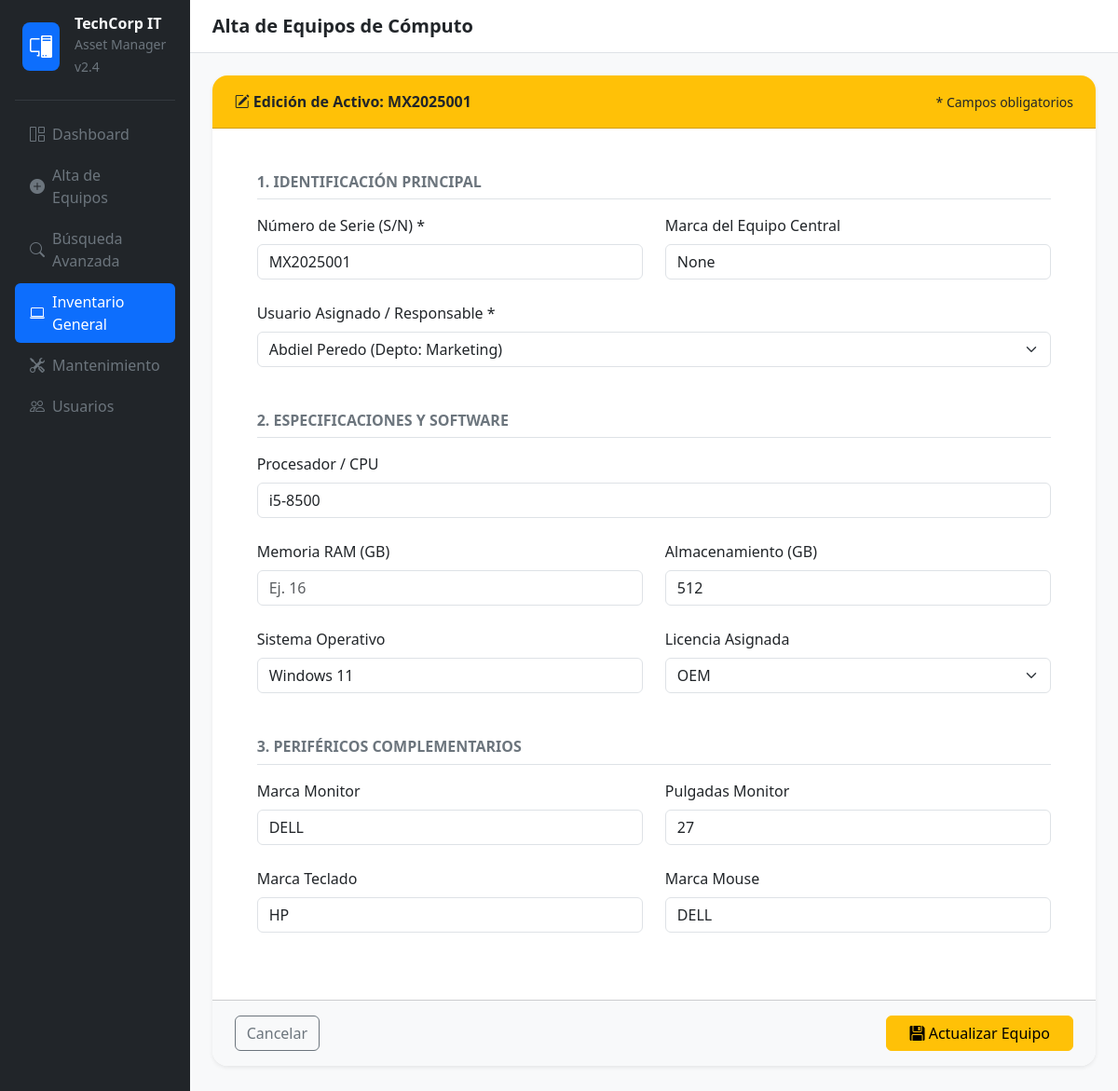
/editar/MX2025001, run on the app's committed database.
### tables this page shows
CREATE TABLE "Stock" (
	"id_stock"	INTEGER NOT NULL,
	"marca_monitor"	TEXT,
	"pulgadas_monitor"	INTEGER,
	"marca_teclado"	TEXT,
	"marca_mouse"	TEXT,
	"SN_equipo"	TEXT,
	"marca_equipo"	TEXT,
	"ram_equipo"	INTEGER,
	"almacenamiento_equipo"	INTEGER,
	"procesador_equipo"	TEXT,
	"SO_equipo"	TEXT,
	"id_usuario"	INTEGER NOT NULL,
	"id_licencia"	INTEGER,
	PRIMARY KEY("id_stock"),
	FOREIGN KEY("id_licencia") REFERENCES "Licencia"("id_licencia"),
	FOREIGN KEY("id_usuario") REFERENCES "Usuario"("id_usuario")
);

CREATE TABLE "Usuario" (
	"id_usuario"	INTEGER NOT NULL,
	"nombre"	TEXT NOT NULL,
	"apellido_paterno"	TEXT NOT NULL,
	"apellido_materno"	TEXT NOT NULL,
	"edad"	INTEGER NOT NULL,
	"departamento"	TEXT NOT NULL,
	PRIMARY KEY("id_usuario")
);

CREATE TABLE "Licencia" (
	"id_licencia"	INTEGER NOT NULL,
	"tipo_licencia"	TEXT NOT NULL,
	"expiracion_anios"	INTEGER NOT NULL,
	PRIMARY KEY("id_licencia")
);

### app.py (the view)
@app.route('/editar/<sn_equipo>')
def editar_equipo(sn_equipo):
    conn = get_db_connection()
    equipo = conn.execute('SELECT * FROM Stock WHERE SN_equipo = ?', (sn_equipo,)).fetchone()
    usuarios = conn.execute('SELECT id_usuario, nombre, apellido_paterno, departamento FROM Usuario').fetchall()
    licencias = conn.execute('SELECT id_licencia, tipo_licencia FROM Licencia').fetchall()
    conn.close()
    return render_template('alta_equipos.html', equipo=equipo, usuarios=usuarios, licencias=licencias, active_page='inventario')

### app.py (called while the page is built)
def get_db_connection():
    conn = sqlite3.connect(DB_PATH)
    conn.row_factory = sqlite3.Row
    return conn

### templates/alta_equipos.html (shortened to what this page needs)
{% extends 'base.html' %}
{% block page_title %}Alta de Equipos de Cómputo{% endblock %}
{% block content %}
<form action="/api/equipo" method="POST" class="needs-validation">
  <div class="card border-0 shadow-sm rounded-4 overflow-hidden mb-4">
    <div class="card-header {% if equipo %}bg-warning{% else %}bg-primary{% endif %} text-dark p-3 px-4 d-flex justify-content-between align-items-center">
      <span class="fw-bold fs-6">
        <i class="bi {% if equipo %}bi-pencil-square{% else %}bi-shield-check{% endif %}"></i>
        {% if equipo %}Edición de Activo: {{ equipo.SN_equipo }}{% else %}Registro de Nuevo Activo{% endif %}
      </span>
      <small class="text-dark-50">* Campos obligatorios</small>
    </div>
    <div class="card-body p-4 p-md-5">
      <div class="mb-5">
        <h6 class="fw-bold text-secondary text-uppercase mb-3 pb-2 border-bottom">1. Identificación Principal</h6>
        <div class="row g-4">
          <div class="col-md-6">
            <label class="form-label fw-medium">Número de Serie (S/N) *</label>
            <input type="text" name="sn_equipo" class="form-control" placeholder="Ej. MXL1234567" required
                   value="{{ equipo.SN_equipo if equipo else '' }}">
          </div>
          <div class="col-md-6">
            <label class="form-label fw-medium">Marca del Equipo Central</label>
            <input type="text" name="marca_equipo" class="form-control" placeholder="Ej. Dell, HP"
                   value="{{ equipo.marca_equipo if equipo else '' }}">
          </div>
          <div class="col-12">
            <label class="form-label fw-medium">Usuario Asignado / Responsable *</label>
            <select name="id_usuario" class="form-select" required>
              {% for usuario in usuarios %}
                <option value="{{ usuario.id_usuario }}"
                        {% if equipo and equipo.id_usuario == usuario.id_usuario %}selected{% endif %}>
                  {{ usuario.nombre }} {{ usuario.apellido_paterno }} (Depto: {{ usuario.departamento }})
                </option>
              {% endfor %}
            </select>
          </div>
        </div>
      </div>
      <div class="mb-5">
        <h6 class="fw-bold text-secondary text-uppercase mb-3 pb-2 border-bottom">2. Especificaciones y Software</h6>
        <div class="row g-4">
          <div class="col-md-12">
            <label class="form-label fw-medium">Procesador / CPU</label>
            <input type="text" name="procesador" class="form-control" placeholder="Ej. Intel Core i5"
                   value="{{ equipo.procesador_equipo if equipo else '' }}">
          </div>
          <div class="col-md-6">
            <label class="form-label fw-medium">Memoria RAM (GB)</label>
            <input type="number" name="ram" class="form-control" placeholder="Ej. 16"
                   value="{{ equipo.ram_equipo if equipo else '' }}">
          </div>
          <div class="col-md-6">
            <label class="form-label fw-medium">Almacenamiento (GB)</label>
            <input type="number" name="almacenamiento" class="form-control" placeholder="Ej. 512"
                   value="{{ equipo.almacenamiento_equipo if equipo else '' }}">
          </div>
          <div class="col-md-6">
            <label class="form-label fw-medium">Sistema Operativo</label>
            <input type="text" name="so_equipo" class="form-control" placeholder="Ej. Windows 11"
                   value="{{ equipo.SO_equipo if equipo else '' }}">
          </div>
          <div class="col-md-6">
            <label class="form-label fw-medium">Licencia Asignada</label>
            <select name="id_licencia" class="form-select">
              {% for licencia in licencias %}
                <option value="{{ licencia.id_licencia }}"
                        {% if equipo and equipo.id_licencia == licencia.id_licencia %}selected{% endif %}>
                  {{ licencia.tipo_licencia }}
                </option>
              {% endfor %}
            </select>
          </div>
        </div>
      </div>
      <div class="mb-4">
        <h6 class="fw-bold text-secondary text-uppercase mb-3 pb-2 border-bottom">3. Periféricos Complementarios</h6>
        <div class="row g-4">
          <div class="col-md-6">
            <label class="form-label fw-medium">Marca Monitor</label>
            <input type="text" name="marca_monitor" class="form-control"
                   value="{{ equipo.marca_monitor if equipo else '' }}">
          </div>
          <div class="col-md-6">
            <label class="form-label fw-medium">Pulgadas Monitor</label>
            <input type="number" name="pulgadas_monitor" class="form-control"
                   value="{{ equipo.pulgadas_monitor if equipo else '' }}">
          </div>
          <div class="col-md-6">
            <label class="form-label fw-medium">Marca Teclado</label>
            <input type="text" name="marca_teclado" class="form-control"
                   value="{{ equipo.marca_teclado if equipo else '' }}">
          </div>
          <div class="col-md-6">
            <label class="form-label fw-medium">Marca Mouse</label>
            <input type="text" name="marca_mouse" class="form-control"
                   value="{{ equipo.marca_mouse if equipo else '' }}">
          </div>
        </div>
      </div>
    </div>
    <div class="card-footer bg-light p-3 px-4 d-flex justify-content-between">
      <a href="{{ url_for('inventario') }}" class="btn btn-outline-secondary">Cancelar</a>
      <button type="submit" class="btn {% if equipo %}btn-warning{% else %}btn-primary{% endif %} px-4">
        <i class="bi bi-floppy-fill"></i> {% if equipo %}Actualizar Equipo{% else %}Guardar y Registrar{% endif %}
      </button>
    </div>
  </div>
</form>
{% endblock %}

### static/css/styles.css (style rules this page uses)
body { font-family: system-ui, -apple-system, "Segoe UI", Roboto, sans-serif; background-color: #f8f9fa; }

### data on the page
Stock: SN_equipo "MX2025001", sn_equipo "MX2025001", id_usuario "Abdiel Peredo (Depto: Marketing)", procesador "i5-8500", almacenamiento "512", so_equipo "Windows 11", id_licencia "OEM", marca_monitor "DELL", pulgadas_monitor "27", marca_teclado "HP", marca_mouse "DELL"
